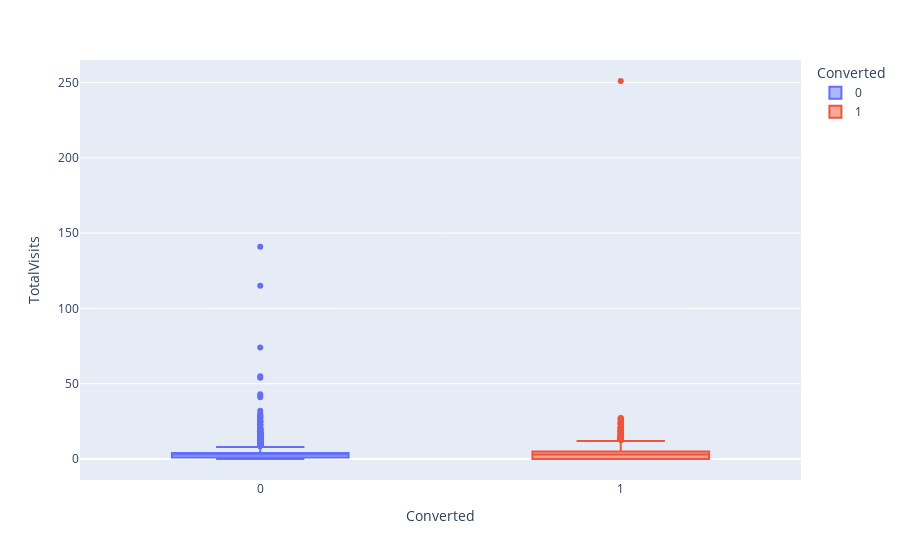

Notebook cell for this chart:
### Code cell
# BoxPlot Converted x TotalVisits
fig = px.box(df_leads, x='Converted', y='TotalVisits', color='Converted')
fig.show()

### Figure 1 — Plotly figure (JSON) as saved in the notebook; plotly's stock layout.template omitted (floating-point values rounded to 4 significant figures; data arrays with more than 128 entries replaced by an {"elided": "..."} marker saying what was removed)
{"data": [{"alignmentgroup": "True", "hovertemplate": "Converted=%{x}<br>TotalVisits=%{y}<extra></extra>", "legendgroup": "0", "marker": {"color": "#636efa"}, "name": "0", "notched": false, "offsetgroup": "0", "orientation": "v", "showlegend": true, "type": "box", "x": {"elided": "5639 int values"}, "x0": " ", "xaxis": "x", "y": {"elided": "5639 float values"}, "y0": " ", "yaxis": "y"}, {"alignmentgroup": "True", "hovertemplate": "Converted=%{x}<br>TotalVisits=%{y}<extra></extra>", "legendgroup": "1", "marker": {"color": "#EF553B"}, "name": "1", "notched": false, "offsetgroup": "1", "orientation": "v", "showlegend": true, "type": "box", "x": {"elided": "3435 int values"}, "x0": " ", "xaxis": "x", "y": {"elided": "3435 float values"}, "y0": " ", "yaxis": "y"}], "layout": {"boxmode": "overlay", "legend": {"title": {"text": "Converted"}, "tracegroupgap": 0}, "margin": {"t": 60}, "xaxis": {"anchor": "y", "categoryarray": [0, 1], "categoryorder": "array", "domain": [0, 1], "title": {"text": "Converted"}}, "yaxis": {"anchor": "x", "domain": [0, 1], "title": {"text": "TotalVisits"}}}}
